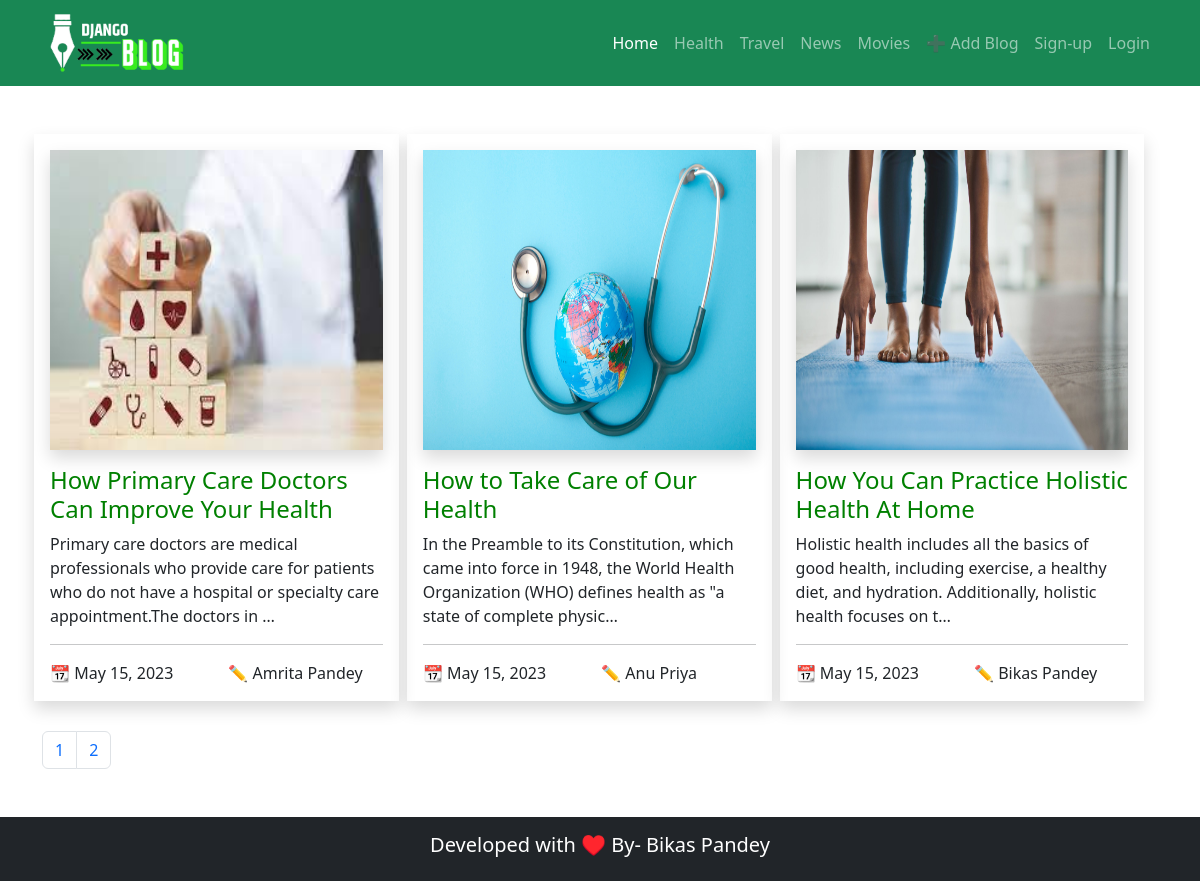
Screenshot of /health with the database file from the repository.
### home/models.py (models this page shows, shortened)
class Blog(models.Model):
    title= models.CharField(max_length=100, null=True)
    slug = models.SlugField(max_length=100, unique=True, null=True)
    image= models.ImageField(upload_to='media', null=True)
    desc = models.TextField(null=True)
    author= models.CharField(max_length=100, null=True)
    author_pic = models.ImageField(upload_to='media', null=True)
    author_bio= models.TextField(null=True)
    category= models.ForeignKey(Category, on_delete=models.PROTECT, null=True)
    publish_date = models.DateField(auto_now=True, null=True)
    approved = models.BooleanField(null=True, default=False)

### pages/views.py (the view)
# urls.py: path('health', views.health, name='health'),
def health(request):
    health_blogs = Blog.objects.filter(category_id=1)
    pagination = Paginator(health_blogs, 6)
    page_number = request.GET.get('page')
    health_blogs= pagination.get_page(page_number)
    return render(request, 'health.html', {'health_blogs': health_blogs})

### templates/health.html (shortened to what this page needs)
{% extends 'base.html' %}
{% block content %}
<div class="container mt-5 mb-5">
    <div class="row" style="margin-bottom: 30px;">
        {% for health in health_blogs %}
        <div class="col-md-4 shadow p-3 mx-1"  style="width: 32%;">
            <img class="shadow" src="{{health.image.url}}" style="width: 100%; height: 300px;">
            <a href="{% url 'blog-detail' health.slug %}" style="text-decoration:none; color:green;"><h4 class="mt-3">{{health.title}}</h4></a>
            <p>{{health.desc |truncatechars:150}}
                <hr>
                <div class="row">
                    <div class="col-md-6">
                        📆 {{health.publish_date}}
                    </div>
                    <div class="col-md-6">
                        ✏️ {{health.author}}
                    </div>
                </div>
        </div>
        {% endfor %}
    </div>
    <nav aria-label="Page navigation example">
        <ul class="pagination">
          <li class="page-item"><a class="page-link" href="?page=1">1</a></li>
          <li class="page-item"><a class="page-link" href="?page=2">2</a></li>
        </ul>
      </nav>
</div>
{% endblock content %}

### rows the page displays
Blog: image (picture), title "How Primary Care Doctors Can Improve Your Health", desc "Primary care doctors are medical professionals who provide care for patients who do not have a hospital or specialty care appointment.The doctors in …", publish_date "May 15, 2023", author "Amrita Pandey"
Blog: image (picture), title "How to Take Care of Our Health", desc "In the Preamble to its Constitution, which came into force in 1948, the World Health Organization (WHO) defines health as \"a state of complete physic…", publish_date "May 15, 2023", author "Anu Priya"
Blog: image (picture), title "How You Can Practice Holistic Health At Home", desc "Holistic health includes all the basics of good health, including exercise, a healthy diet, and hydration. Additionally, holistic health focuses on t…", publish_date "May 15, 2023", author "Bikas Pandey"
